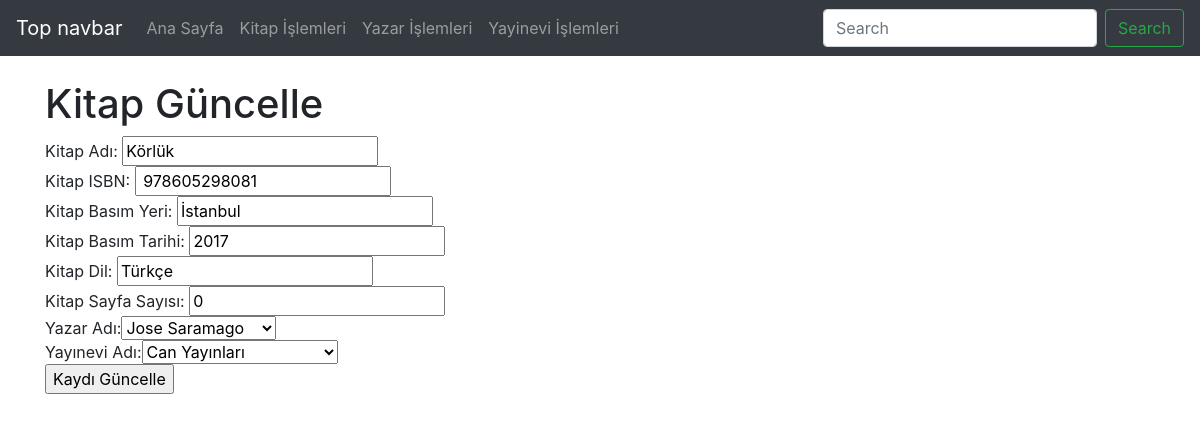
Screenshot of /kitap_guncellenecek.php?kitapKayitNo=1 with the database file from the repository.
### tables this page shows
CREATE TABLE `kitap` (
  `kitapKayitNo` smallint(6) NOT NULL COMMENT 'Kitap tablosunun ana anahtarı',
  `kitapKayitTarih` timestamp NOT NULL DEFAULT current_timestamp() COMMENT 'Kitabın veri tabanına kayıt tarihi',
  `kitapAdi` varchar(200) NOT NULL COMMENT 'Kitabın tam adı',
  `kitapISBN` varchar(13) NOT NULL COMMENT 'Kitabın ISBN numarası',
  `kitapBasimTarih` year(4) NOT NULL COMMENT 'Kitabın basım tarihi',
  `kitapBasimYeri` varchar(50) NOT NULL COMMENT 'Kitabın basım yeri',
  `kitapDil` varchar(100) DEFAULT NULL COMMENT 'Kitabın hangi dilde olduğu',
  `kitapSayfaSayisi` int(10) DEFAULT NULL COMMENT 'Kitabın kaç sayfadan oluştuğu',
  `yazarKayitNo` int(10) NOT NULL COMMENT 'Yazar Kayıt Numarası',
  `yayineviKayitNo` int(10) NOT NULL COMMENT 'Yayınevi kayıt numarası'
);

### kitap_guncellenecek.php (the view, shortened to what this page needs)
<?php
    require_once("baglanti.php");
    $guncellenecek = mysqli_real_escape_string($baglanti, $_GET["kitapKayitNo"]);
    $sorgu = mysqli_query($baglanti, "SELECT * FROM kitap WHERE kitapKayitNo = $guncellenecek");
    $sorgu2 = mysqli_query($baglanti, "SELECT *, CONCAT(yazarAdi, ' ', yazarSoyadi) AS AdSoyad FROM yazar");
    $sorgu3 = mysqli_query($baglanti, "SELECT * FROM yayınevi");
    $satir = mysqli_fetch_assoc($sorgu)
?>
<!DOCTYPE html>
<html lang="tr"><head><meta http-equiv="Content-Type" content="text/html; charset=UTF-8">
<link href="bootstrap.min.css" rel="stylesheet">
    <link href="./katalog_files/navbar-top.css" rel="stylesheet">
  </head>
  <body>
    <nav class="navbar navbar-expand-md navbar-dark bg-dark mb-4">
  <a class="navbar-brand" href="https://getbootstrap.com/docs/4.4/examples/navbar-static/#">Top navbar</a>
  <div class="collapse navbar-collapse" id="navbarCollapse">
    <ul class="navbar-nav mr-auto">
      <li class="nav-item">
        <a class="nav-link" href="index.php">Ana Sayfa </a>
      </li>
      <li class="nav-item">
        <a class="nav-link" href="kitap.php">Kitap İşlemleri</a>
      </li>
      <li class="nav-item">
        <a class="nav-link" href="yazar.php">Yazar İşlemleri</a>
      </li>
      <li class="nav-item">
        <a class="nav-link" href="yayinevi.php">Yayinevi İşlemleri</a>
      </li>
    </ul>
    <form class="form-inline mt-2 mt-md-0">
      <input class="form-control mr-sm-2" type="text" placeholder="Search" aria-label="Search">
      <button class="btn btn-outline-success my-2 my-sm-0" type="submit">Search</button>
    </form>
  </div>
</nav>
<main role="main" class="container">
    <h1>Kitap Güncelle</h1>
        <form action="kitap_guncellendi.php" method="post">
            Kitap Adı: <input type="text" value="<?php echo $satir["kitapAdi"] ;?>" name="kitapAdi"><br>
            Kitap ISBN: <input type="text" value="<?php echo $satir["kitapISBN"] ;?>" name="kitapISBN"><br>
            Kitap Basım Yeri: <input type="text" value="<?php echo $satir["kitapBasimYeri"] ;?>" name="kitapBasimYeri"><br>
            Kitap Basım Tarihi: <input type="text" value="<?php echo $satir["kitapBasimTarih"] ;?>" name="kitapBasimTarih"><br>
            Kitap Dil: <input type="text" value="<?php echo $satir["kitapDil"] ;?>" name="kitapDil"><br>
            Kitap Sayfa Sayısı: <input type="text" value="<?php echo $satir["kitapSayfaSayisi"] ;?>" name="kitapSayfaSayisi"><br>
            Yazar Adı:<select name="yazarKayitNo" id="yazarKayitNo">
            <?php while($satir = mysqli_fetch_assoc($sorgu2)){?>
            <option value="<?php echo $satir['yazarKayitNo']; ?>"><?php echo $satir['AdSoyad']; ?></option>
            <?php }?>
            </select><br>
            Yayınevi Adı:<select name="yayineviKayitNo" id="yayineviKayitNo">
            <?php while($satir = mysqli_fetch_assoc($sorgu3)){?>
            <option value="<?php echo $satir['yayineviKayitNo']; ?>"><?php echo $satir['yayineviAdi']; ?></option>
            <?php }?>
            </select><br>
            <input type="submit" value="Kaydı Güncelle">
        </form>
</main>
</body></html>

### navbar-top.css (style rules this page uses)
body { min-height: 75rem; }

### rows the page displays
kitap: kitapAdi "Körlük", kitapISBN "978605298081", kitapBasimYeri "İstanbul", kitapBasimTarih "2017", kitapDil "Türkçe", kitapSayfaSayisi "0"

### other values shown
form field yazarKayitNo "Jose Saramago"
form field yayineviKayitNo "Can Yayınları"
